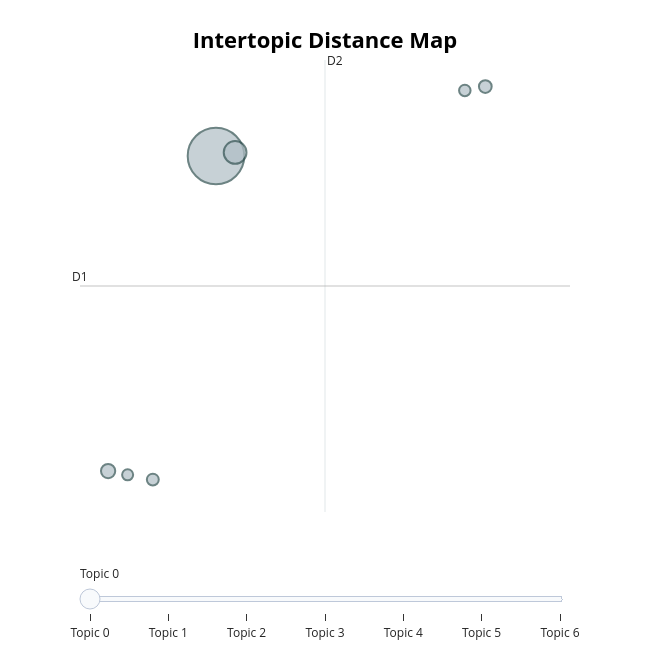

Write notebook code for a chart like this one.
### Code cell
topic.visualize_topics()

### Figure 1 — Plotly figure (JSON) as saved in the notebook; plotly's stock layout.template omitted (floating-point values rounded to 4 significant figures)
{"data": [{"customdata": [[0, " |  |  |  | ", 315], [1, " |  |  |  | ", 51], [2, "can | 20 | apps | missed | damage", 20], [3, "investment | anticipate | better | decisions | market", 16], [4, "control | careful | without | often | out", 14], [5, "small | future | today | forward | secure", 13], [6, "brings | and | budgets | peace | ignoring", 12]], "hovertemplate": "<b>Topic %{customdata[0]}</b><br>%{customdata[1]}<br>Size: %{customdata[2]}", "legendgroup": "", "marker": {"color": "#B0BEC5", "line": {"color": "DarkSlateGrey", "width": 2}, "size": [315, 51, 20, 16, 14, 13, 12], "sizemode": "area", "sizeref": 0.1969, "symbol": "circle"}, "mode": "markers", "name": "", "orientation": "v", "showlegend": false, "type": "scatter", "x": [4.894, 5.212, 3.106, 9.359, 3.848, 9.02, 3.43], "xaxis": "x", "y": [9.387, 9.703, -18.12, 15.46, -18.86, 15.12, -18.44], "yaxis": "y"}], "layout": {"annotations": [{"showarrow": false, "text": "D1", "x": 2.64, "y": -1.958, "yshift": 10}, {"showarrow": false, "text": "D2", "x": 6.702, "xshift": 10, "y": 17.77}], "height": 650, "hoverlabel": {"bgcolor": "white", "font": {"family": "Rockwell", "size": 16}}, "legend": {"itemsizing": "constant", "tracegroupgap": 0}, "margin": {"t": 60}, "shapes": [{"line": {"color": "#CFD8DC", "width": 2}, "type": "line", "x0": 6.702, "x1": 6.702, "y0": -21.69, "y1": 17.77}, {"line": {"color": "#9E9E9E", "width": 2}, "type": "line", "x0": 2.64, "x1": 10.76, "y0": -1.958, "y1": -1.958}], "sliders": [{"active": 0, "pad": {"t": 50}, "steps": [{"args": [{"marker.color": [["red", "#B0BEC5", "#B0BEC5", "#B0BEC5", "#B0BEC5", "#B0BEC5", "#B0BEC5"]]}], "label": "Topic 0", "method": "update"}, {"args": [{"marker.color": [["#B0BEC5", "red", "#B0BEC5", "#B0BEC5", "#B0BEC5", "#B0BEC5", "#B0BEC5"]]}], "label": "Topic 1", "method": "update"}, {"args": [{"marker.color": [["#B0BEC5", "#B0BEC5", "red", "#B0BEC5", "#B0BEC5", "#B0BEC5", "#B0BEC5"]]}], "label": "Topic 2", "method": "update"}, {"args": [{"marker.color": [["#B0BEC5", "#B0BEC5", "#B0BEC5", "red", "#B0BEC5", "#B0BEC5", "#B0BEC5"]]}], "label": "Topic 3", "method": "update"}, {"args": [{"marker.color": [["#B0BEC5", "#B0BEC5", "#B0BEC5", "#B0BEC5", "red", "#B0BEC5", "#B0BEC5"]]}], "label": "Topic 4", "method": "update"}, {"args": [{"marker.color": [["#B0BEC5", "#B0BEC5", "#B0BEC5", "#B0BEC5", "#B0BEC5", "red", "#B0BEC5"]]}], "label": "Topic 5", "method": "update"}, {"args": [{"marker.color": [["#B0BEC5", "#B0BEC5", "#B0BEC5", "#B0BEC5", "#B0BEC5", "#B0BEC5", "red"]]}], "label": "Topic 6", "method": "update"}]}], "title": {"font": {"color": "Black", "size": 22}, "text": "<b>Intertopic Distance Map</b>", "x": 0.5, "xanchor": "center", "y": 0.95, "yanchor": "top"}, "width": 650, "xaxis": {"anchor": "y", "domain": [0, 1], "range": [2.64, 10.76], "title": {"text": ""}, "visible": false}, "yaxis": {"anchor": "x", "domain": [0, 1], "range": [-21.69, 17.77], "title": {"text": ""}, "visible": false}}}
